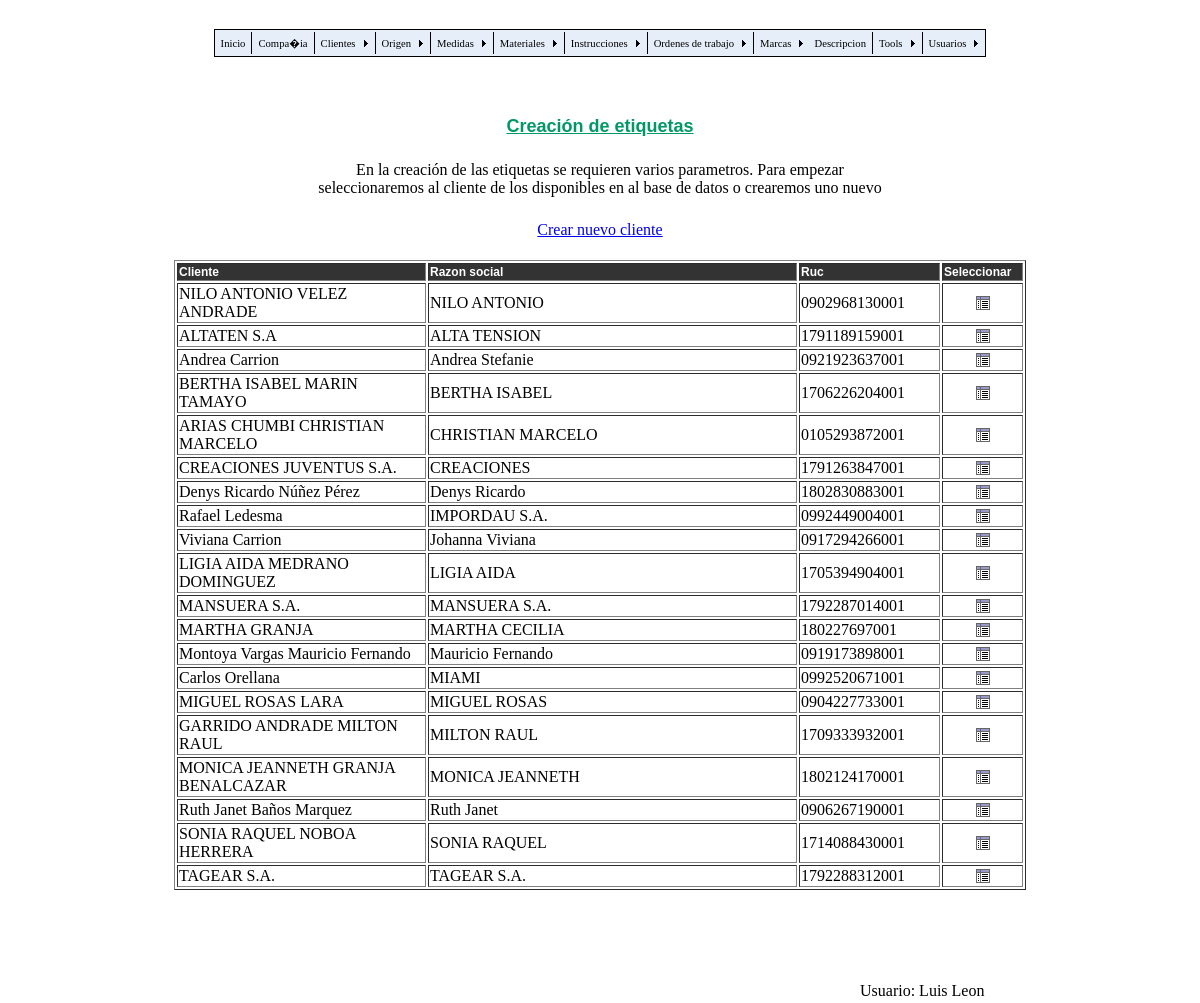
The page /eti_cos.php (signed in) on the database its author committed.
### tables this page shows
CREATE TABLE `tbl_costumers` (
  `cos_id` smallint(6) NOT NULL auto_increment,
  `cos_names` varchar(40) NOT NULL,
  `cos_corpname` varchar(30) NOT NULL,
  `cos_corpname2` varchar(30) NOT NULL,
  `cos_ruc` varchar(13) NOT NULL,
  `cos_email` varchar(40) NOT NULL,
  `cos_phone1` varchar(20) NOT NULL,
  `cos_phone2` varchar(20) default NULL,
  `cos_fax` varchar(20) default NULL,
  `pais_label` varchar(25) NOT NULL,
  `ciudad_label` varchar(25) NOT NULL,
  `cos_adress` varchar(60) NOT NULL,
  `cos_comments` varchar(250) default NULL,
  `cos_userid` tinyint(2) NOT NULL,
  PRIMARY KEY  (`cos_id`)
);

CREATE TABLE `tbl_users` (
  `user_id` tinyint(2) NOT NULL auto_increment,
  `user_names` varchar(20) NOT NULL,
  `user_username` varchar(15) NOT NULL,
  `user_password` varchar(15) NOT NULL,
  PRIMARY KEY  (`user_id`)
);

### eti_cos.php (the view, shortened to what this page needs)
<?php require_once('Connections/labels_con.php'); ?>
<?php
if (!function_exists("GetSQLValueString")) {
function GetSQLValueString($theValue, $theType, $theDefinedValue = "", $theNotDefinedValue = "")
{
  $theValue = function_exists("mysql_real_escape_string") ? mysql_real_escape_string($theValue) : mysql_escape_string($theValue);
  switch ($theType) {
    case "text":
      $theValue = ($theValue != "") ? "'" . $theValue . "'" : "NULL";
      break;
  }
  return $theValue;
}
}
$colname_Recordset1 = "-1";
if (isset($_SESSION['MM_Username'])) {
  $colname_Recordset1 = $_SESSION['MM_Username'];
}
$query_Recordset1 = sprintf("SELECT user_id, user_names FROM tbl_users WHERE user_username = %s", GetSQLValueString($colname_Recordset1, "text"));
$Recordset1 = mysql_query($query_Recordset1, $labels_con) or die(mysql_error());
$row_Recordset1 = mysql_fetch_assoc($Recordset1);
$query_Recordset2 = "SELECT cos_id, cos_names, cos_corpname, cos_ruc FROM tbl_costumers ORDER BY cos_corpname ASC";
$Recordset2 = mysql_query($query_Recordset2, $labels_con) or die(mysql_error());
$row_Recordset2 = mysql_fetch_assoc($Recordset2);
?>
<!DOCTYPE html PUBLIC "-//W3C//DTD XHTML 1.0 Transitional//EN" "http://www.w3.org/TR/xhtml1/DTD/xhtml1-transitional.dtd">
<html xmlns="http://www.w3.org/1999/xhtml">
<head>
<link href="css/labels.css" rel="stylesheet" type="text/css" />
</head>
<body>
<br />
<table width="651" border="0" align="center">
  <tr>
    <td width="610" align="center"><script type="text/javascript" src="labels_menu.js"></script></td>
  </tr>
</table>
<table width="980" border="0" align="center">
  <tr>
    <td width="814" height="652" valign="top">
      <p>&nbsp;</p>
      <table width="537" border="0" align="center">
        <tr>
          <td width="531" align="center" class="Titulo">Creación de etiquetas</td>
        </tr>
      </table>
      <br />
      <table width="572" border="0" align="center">
        <tr>
          <td width="566" align="center">En la creación de las etiquetas se requieren varios parametros. Para empezar seleccionaremos al cliente de los disponibles en al base de datos o crearemos uno nuevo</td>
        </tr>
      </table>
      <br />
      <table width="200" border="0" align="center">
        <tr>
          <td align="center"><a href="costu_add.php">Crear nuevo cliente</a></td>
        </tr>
      </table>
      <br />
      <table width="852" border="1" align="center">
        <tr bgcolor="#333333" class="cabecera">
          <td width="245">Cliente</td>
          <td width="365">Razon social</td>
          <td width="137">Ruc</td>
          <td width="77">Seleccionar</td>
        </tr>
        <?php do { ?>
          <tr>
            <td><?php echo $row_Recordset2['cos_names']; ?></td>
            <td><?php echo $row_Recordset2['cos_corpname']; ?></td>
            <td><?php echo $row_Recordset2['cos_ruc']; ?></td>
            <td align="center"><a href="eti_ori.php?cos_id=<?php echo $row_Recordset2['cos_id']; ?>"><img src="detalle.png" width="16" height="16" border="0" /></a></td>
          </tr>
          <?php } while ($row_Recordset2 = mysql_fetch_assoc($Recordset2)); ?>
      </table>
      <br />
      <p><br />
      </p>
    </td>
  </tr>
</table>
<br />
<table width="335" border="0" align="right">
  <tr>
    <td width="329">Usuario: <?php echo $row_Recordset1['user_names']; ?></td>
  </tr>
</table>
</body>

### css/labels.css (style rules this page uses)
.Titulo { font-family: Verdana, Geneva, sans-serif; font-size: large; font-weight: bold; color: #096; text-decoration: underline; }
.cabecera { font-family: Verdana, Geneva, sans-serif; font-size: 12px; font-weight: bold; color: #FFF; }

### rows shown on the page
tbl_costumers: cos_names "NILO ANTONIO VELEZ ANDRADE", cos_corpname "NILO ANTONIO", cos_ruc "0902968130001"
tbl_costumers: cos_names "ALTATEN S.A", cos_corpname "ALTA TENSION", cos_ruc "1791189159001"
tbl_costumers: cos_names "Andrea Carrion", cos_corpname "Andrea Stefanie", cos_ruc "0921923637001"
tbl_costumers: cos_names "BERTHA ISABEL MARIN TAMAYO", cos_corpname "BERTHA ISABEL", cos_ruc "1706226204001"
tbl_costumers: cos_names "ARIAS CHUMBI CHRISTIAN MARCELO", cos_corpname "CHRISTIAN MARCELO", cos_ruc "0105293872001"
tbl_costumers: cos_names "CREACIONES JUVENTUS S.A.", cos_corpname "CREACIONES", cos_ruc "1791263847001"
tbl_costumers: cos_names "Denys Ricardo Núñez Pérez", cos_corpname "Denys Ricardo", cos_ruc "1802830883001"
tbl_costumers: cos_names "Rafael Ledesma", cos_corpname "IMPORDAU S.A.", cos_ruc "0992449004001"
tbl_costumers: cos_names "Viviana Carrion", cos_corpname "Johanna Viviana", cos_ruc "0917294266001"
tbl_costumers: cos_names "LIGIA AIDA MEDRANO DOMINGUEZ", cos_corpname "LIGIA AIDA", cos_ruc "1705394904001"
tbl_costumers: cos_names "MANSUERA S.A.", cos_corpname "MANSUERA S.A.", cos_ruc "1792287014001"
tbl_costumers: cos_names "MARTHA GRANJA", cos_corpname "MARTHA CECILIA", cos_ruc "180227697001"
tbl_costumers: cos_names "Montoya Vargas Mauricio Fernando", cos_corpname "Mauricio Fernando", cos_ruc "0919173898001"
tbl_costumers: cos_names "Carlos Orellana", cos_corpname "MIAMI", cos_ruc "0992520671001"
tbl_costumers: cos_names "MIGUEL ROSAS LARA", cos_corpname "MIGUEL ROSAS", cos_ruc "0904227733001"
tbl_costumers: cos_names "GARRIDO ANDRADE MILTON RAUL", cos_corpname "MILTON RAUL", cos_ruc "1709333932001"
tbl_costumers: cos_names "MONICA JEANNETH GRANJA BENALCAZAR", cos_corpname "MONICA JEANNETH", cos_ruc "1802124170001"
tbl_costumers: cos_names "Ruth Janet Baños Marquez", cos_corpname "Ruth Janet", cos_ruc "0906267190001"
tbl_costumers: cos_names "SONIA RAQUEL NOBOA HERRERA", cos_corpname "SONIA RAQUEL", cos_ruc "1714088430001"
tbl_costumers: cos_names "TAGEAR S.A.", cos_corpname "TAGEAR S.A.", cos_ruc "1792288312001"
tbl_users: user_names "Luis Leon"
